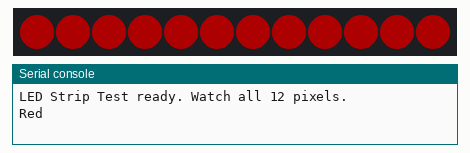
Recording of a program running on a simulated Raspberry Pi Pico running MicroPython. On the bench: 12 RGB LEDs in strip order, left to right, the last lines printed to the serial console. Dim RGB values are drawn brighter than linear.

Above: at 0.1 s.
At 1.1 s:
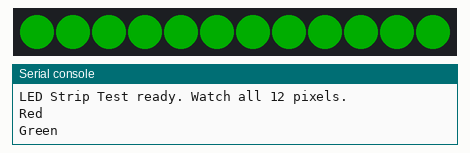
At 2.1 s:
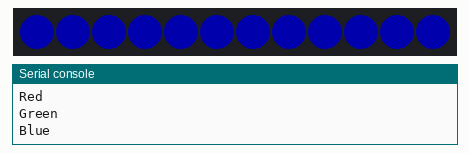
At 3.1 s:
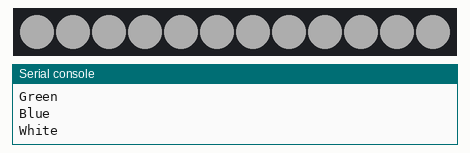
At 4.1 s:
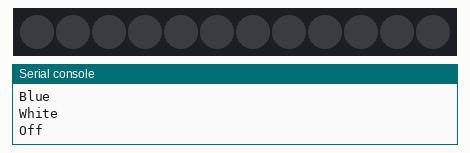

The program:

04-strip-test.py
```python
# Rotary Spinner Box - LED Strip Test
# Filename: 04-strip-test.py
#
# This program checks that all 12 NeoPixels work and are in the right order.
# It lights every pixel red, then green, then blue, then white, then turns
# them all off.  Watch the strip to make sure no pixels are dark or stuck.
#
#   NEOPIXEL strip is on GPIO pin 0 (config.NEOPIXEL_PIN)
#   The strip has 12 pixels     (config.NUMBER_PIXELS)

from neopixel import NeoPixel
import machine
from utime import sleep

import config

# Create the strip object
strip = NeoPixel(machine.Pin(config.NEOPIXEL_PIN), config.NUMBER_PIXELS)


# Helper: set every pixel to the same color and show it
def fill(color):
    for i in range(config.NUMBER_PIXELS):
        strip[i] = color
    strip.write()


print('LED Strip Test ready. Watch all', config.NUMBER_PIXELS, 'pixels.')

while True:
    print('Red')
    fill((50, 0, 0))
    sleep(1)

    print('Green')
    fill((0, 50, 0))
    sleep(1)

    print('Blue')
    fill((0, 0, 50))
    sleep(1)

    print('White')
    fill((50, 50, 50))
    sleep(1)

    print('Off')
    fill((0, 0, 0))
    sleep(1)
```

config.py
```python
# Configuration file for the rotary spinner box
# The box has a 12-pixel NeoPixel strip on GPIO Pin 0, and a rotary encoder on GPIO Pins 12 and 13.
# There are two momentary push buttons on GPIO Pins 14 and 15, which are used to change the mode of the box.
NUMBER_PIXELS = 12
NEOPIXEL_PIN = 0
ROTARY_ENCODER_PIN_A = 12
ROTARY_ENCODER_PIN_B = 13
PUSH_BUTTON_PIN_1 = 14
PUSH_BUTTON_PIN_2 = 15
```

Measured:
- by itself, everything shown: repeats every 5.0 s, in 5 steps
- what the display in image 1 shows lasts 1.0 s, from 1.0 s to 2.0 s
